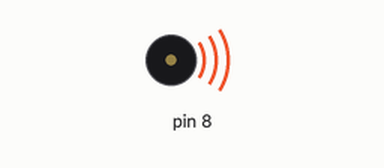
A sketch run on a simulated Arduino Uno, built with avr-gcc and run on an emulated ATmega328P. Parts: buzzer (waves = sounding).

Above: at 1.0 s.
At 8.2 s:
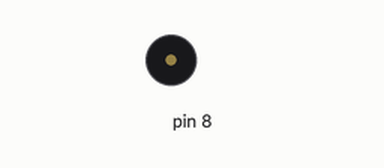
Timing chart, 0 to 13.3 s (numbered marks = the images above):
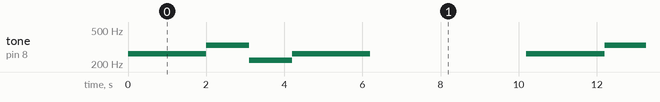

Measured:
- by itself, tone on pin 8: repeats every 10.2 s: 330 Hz 1.1 s, 220 Hz 1.1 s, 262 Hz 2.0 s, silent 4.0 s, 262 Hz 2.0 s

The sketch:

ipad.ino
```cpp
const int freqs[15]={262,262,330,330,220,220,262,262,587,587,196,196,247,247};
void setup(){}
void loop(){
/*  for(int i=0; i<=14;i++){
    tone(8,freqs[i],2000);
  }*/
  tone(8,freqs[0],1000);
  delay(1000 );
  tone(8,freqs[1],1000);
  delay(1000);
  tone(8,freqs[2],1000);
  delay(100);
  tone(8,freqs[3],1000);
  delay(1000);
  tone(8,freqs[4],1000);
  delay(100);
  tone(8,freqs[5],1000);
  delay(1000);
  tone(8,freqs[6],1000);
  delay(1000);
  tone(8,freqs[7],1000);
  delay(5000);
}
```
